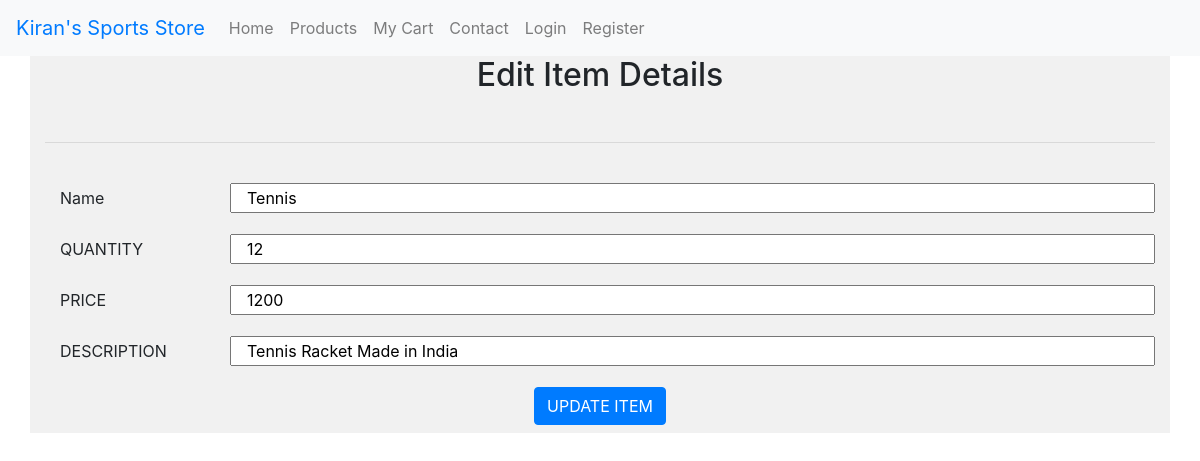
Screenshot of /edit.php?id=38 with the database file from the repository.
### tables this page shows
CREATE TABLE IF NOT EXISTS `item` (
  `id` int(11) NOT NULL AUTO_INCREMENT,
  `item-name` varchar(100) NOT NULL,
  `item_quantity` int(11) NOT NULL,
  `item_price` int(11) NOT NULL,
  `item_description` varchar(600) NOT NULL,
  PRIMARY KEY (`id`)
);

### edit.php (the view, shortened to what this page needs)
<?php
	include_once('header.php');
 ?>
<?php
$showform = true;
 if($showform==false)
 {
	 echo'<h2 class="text-center text-success">Data Updated Successfully</h2>';
	  echo '<div class="col-sm-12 text-center mt-5"><a href="item.php"><button class="btn btn-primary">Back</button></a></div></br><hr></br>';
 }
 else
 {
?>
<div class="container" style ="background-color:#f1f1f1">
	<div class="row">
		<div class="col-12">
		<form class="form-horizontal" action="edit.php" method="POST">
			<h2 style="text-align:center">Edit Item Details</h2></br><hr></br>
		   <?php
			$mysqli = new mysqli('localhost', 'root', '' );
			$mysqli->select_db("storeappliacation");
			$sql = "select `id`,`item-name`,`item_quantity`,`item_price`,`item_description` from item where `id`='".$_GET['id']."'";
			$result1 = $mysqli->query($sql);
			if ($result1->num_rows > 0)
			{
				$row = $result1->fetch_assoc();
			}
			else
			{
				echo '<h2 class="text-center text-danger">Item Not Found In Database</h2>';
				exit;
			}
		   ?>
		   <div class="form-group">
					<label class="control-label col-sm-2" >Name</label><input class="col-sm-10" type="text" name="name1" value =<?php echo '"'.$row['item-name'].'"';  ?>/>
			</div>
		  <div class="form-group">
					<label class="control-label col-sm-2" >QUANTITY</label><input class="col-sm-10" type="number" name="quantity1" value =<?php echo '"'.$row['item_quantity'].'"';  ?>/>
			</div>
			<div class="form-group">
					<label class="control-label col-sm-2" >PRICE</label><input class="col-sm-10" type="number" name="price1" value =<?php echo '"'.$row['item_price'].'"';  ?>/>
			</div>
				<div class="form-group">
					<label class="control-label col-sm-2" >DESCRIPTION</label><input class="col-sm-10" type="text" name="description1" value =<?php echo '"'.$row['item_description'].'"';  ?>/>
			</div>
			<h5 style="text-align:center"><button class="btn btn-primary" >UPDATE ITEM</button></h5>
		</form>
		</div>
	</div>
</div>
<body/>
</html>
<?php
 }
 ?>

### rows the page displays
item: name1 "Tennis", quantity1 "12", price1 "1200", description1 "Tennis Racket Made in India"
